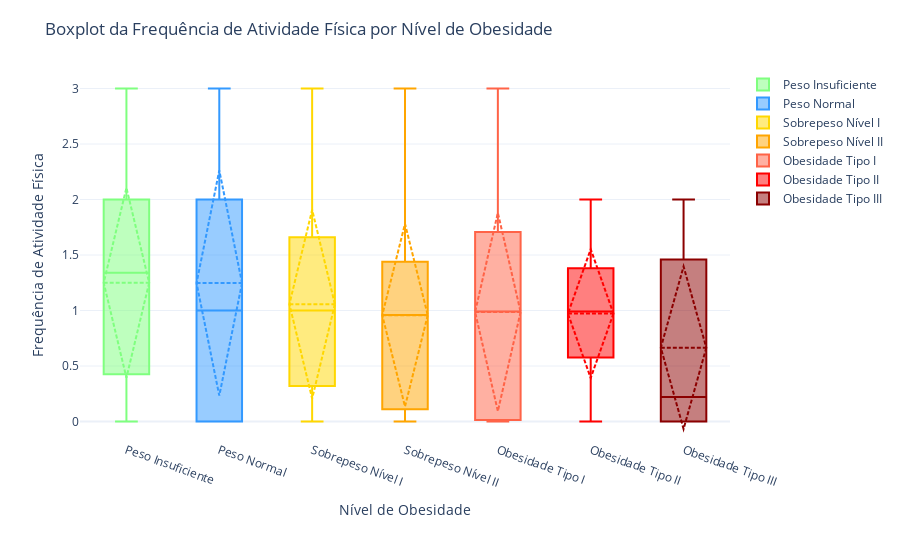

Write notebook code for a chart like this one.
### Code cell
import pandas as pd
import plotly.graph_objects as go

# Níveis de obesidade (ordem do eixo X)
niveis_obesidade = [
    'Peso Insuficiente',   # Verde claro
    'Peso Normal',         # Azul
    'Sobrepeso Nível I',   # Amarelo
    'Sobrepeso Nível II',  # Laranja
    'Obesidade Tipo I',    # Vermelho claro
    'Obesidade Tipo II',   # Vermelho
    'Obesidade Tipo III'   # Vermelho escuro
]

# Paleta de cores correspondente (do verde claro ao vermelho escuro)
cores = [
    "#7FFF7F",   # Verde claro
    "#3399FF",   # Azul
    "#FFD700",   # Amarelo
    "#FFA500",   # Laranja
    "#FF6347",   # Vermelho claro (tom tomate)
    "#FF0000",   # Vermelho
    "#8B0000"    # Vermelho escuro
]

# Ordenar a coluna para garantir a ordem correta
df['Nível de Obesidade'] = pd.Categorical(
    df['Nível de Obesidade'],
    categories=niveis_obesidade,
    ordered=True
)

# Criar os boxplots com as cores específicas
boxplots = []
for nivel, cor in zip(niveis_obesidade, cores):
    y_data = df.loc[df['Nível de Obesidade'] == nivel, 'Frequência de Atividade Física']
    if not y_data.empty:
        boxplots.append(
            go.Box(
                y=y_data,
                name=nivel,
                boxmean='sd',
                marker_color=cor
            )
        )

# Montar a figura
fig = go.Figure(data=boxplots)
fig.update_layout(
    title='Boxplot da Frequência de Atividade Física por Nível de Obesidade',
    xaxis_title='Nível de Obesidade',
    yaxis_title='Frequência de Atividade Física',
    xaxis_tickangle=20,
    template='plotly_white',
    xaxis=dict(
        categoryorder='array',
        categoryarray=niveis_obesidade
    ),
    margin=dict(t=70, b=120)
)
fig.show()

### Figure 1 — Plotly figure (JSON) as saved in the notebook; plotly's stock layout.template omitted (floating-point values rounded to 4 significant figures; data arrays with more than 128 entries replaced by an {"elided": "..."} marker saying what was removed)
{"data": [{"boxmean": "sd", "marker": {"color": "#7FFF7F"}, "name": "Peso Insuficiente", "type": "box", "y": {"elided": "272 float values"}}, {"boxmean": "sd", "marker": {"color": "#3399FF"}, "name": "Peso Normal", "type": "box", "y": {"elided": "287 float values"}}, {"boxmean": "sd", "marker": {"color": "#FFD700"}, "name": "Sobrepeso Nível I", "type": "box", "y": {"elided": "290 float values"}}, {"boxmean": "sd", "marker": {"color": "#FFA500"}, "name": "Sobrepeso Nível II", "type": "box", "y": {"elided": "290 float values"}}, {"boxmean": "sd", "marker": {"color": "#FF6347"}, "name": "Obesidade Tipo I", "type": "box", "y": {"elided": "351 float values"}}, {"boxmean": "sd", "marker": {"color": "#FF0000"}, "name": "Obesidade Tipo II", "type": "box", "y": {"elided": "297 float values"}}, {"boxmean": "sd", "marker": {"color": "#8B0000"}, "name": "Obesidade Tipo III", "type": "box", "y": {"elided": "324 float values"}}], "layout": {"margin": {"b": 120, "t": 70}, "title": {"text": "Boxplot da Frequência de Atividade Física por Nível de Obesidade"}, "xaxis": {"categoryarray": ["Peso Insuficiente", "Peso Normal", "Sobrepeso Nível I", "Sobrepeso Nível II", "Obesidade Tipo I", "Obesidade Tipo II", "Obesidade Tipo III"], "categoryorder": "array", "tickangle": 20, "title": {"text": "Nível de Obesidade"}}, "yaxis": {"title": {"text": "Frequência de Atividade Física"}}}}
